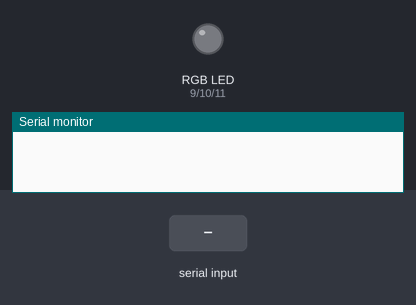
A sketch run on a simulated Arduino Uno, built with avr-gcc and run on an emulated ATmega328P. Shown: an RGB LED mixed from three pins (HIGH = lit), the last lines printed to the serial monitor. The inputs (shaded band) are chosen by the test bench. Dim RGB values are drawn brighter than linear.

Above: at 1.2 s.
1.3 s: "90,45,200\n" received over Serial
At 2.0 s:
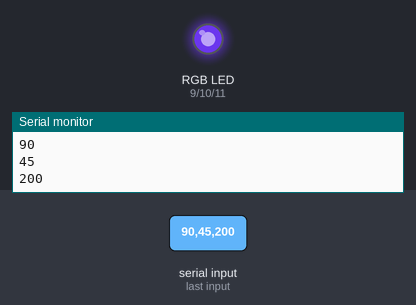
2.8 s: "30,150,10\n" received over Serial
At 3.2 s:
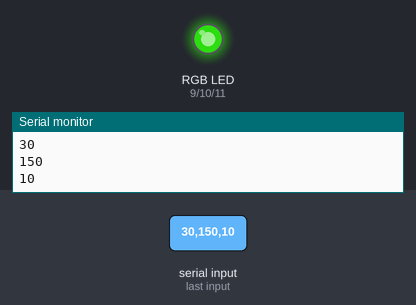
4.3 s: "90,45\n" received over Serial
At 6.1 s:
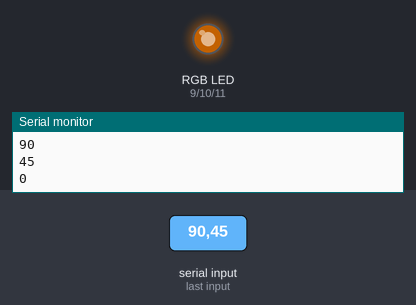
6.8 s: "5\n" received over Serial
At 9.6 s:
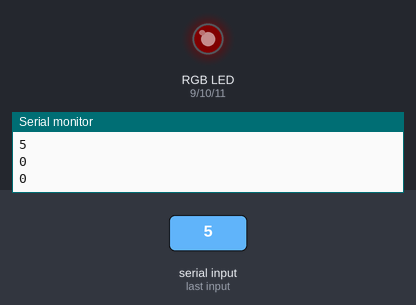
9.8 s: "1,90\n" received over Serial
At 11.4 s:
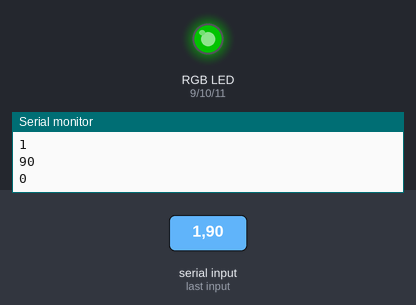
12.3 s: "30,150\n" received over Serial
At 14.6 s:
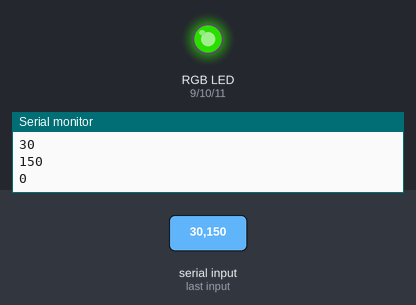
Timing chart, 0 to 15.8 s (numbered marks = the images above; inputs shaded):
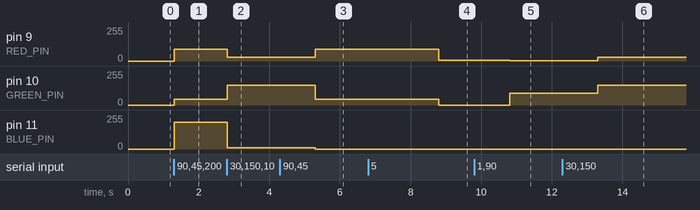

The sketch:

RGBLED_Helloworld.ino
```cpp
//int RED_PIN   = A3;
//int GREEN_PIN = A4;
//int BLUE_PIN  = A5;
int RED_PIN   = 9;
int GREEN_PIN = 10;
int BLUE_PIN  = 11;
int red_val;
int blu_val;
int grn_val;

void setup() {
  pinMode(RED_PIN,OUTPUT);
  pinMode(GREEN_PIN,OUTPUT);
  pinMode(BLUE_PIN,OUTPUT);
  Serial.begin(9600);
}

void loop() {
  if (Serial.available() > 0) {
    red_val = Serial.parseInt();
    Serial.read(); //read over comma

    grn_val = Serial.parseInt();
    Serial.read(); // read over comma

    blu_val = Serial.parseInt();
    while (Serial.available() > 0) {
      Serial.read();
    }
    setColor(red_val,grn_val,blu_val);
    Serial.println(red_val);
    Serial.println(grn_val);
    Serial.println(blu_val);
  }
}

void setColor(int red, int green, int blue) {
  analogWrite(RED_PIN,red);
  analogWrite(GREEN_PIN,green);
  analogWrite(BLUE_PIN,blue);
}
```

Measured:
- after the input at 1.3 s, pin 9 (RED_PIN): 0/255 → 90/255 at once; pin 10 (GREEN_PIN): 0/255 → 45/255 at once; pin 11 (BLUE_PIN): 0/255 → 200/255 at once
- after the input at 2.8 s, pin 9 (RED_PIN): 90/255 → 30/255 at once; pin 10 (GREEN_PIN): 45/255 → 150/255 at once; pin 11 (BLUE_PIN): 200/255 → 10/255 at once
- after the input at 4.3 s, pin 9 (RED_PIN): 30/255 → 90/255 after 1.0 s; pin 10 (GREEN_PIN): 150/255 → 45/255 after 1.0 s; pin 11 (BLUE_PIN): 10/255 → 0/255 after 1.0 s
- after the input at 6.8 s, pin 9 (RED_PIN): 90/255 → 5/255 after 2.0 s; pin 10 (GREEN_PIN): 45/255 → 0/255 after 2.0 s
- after the input at 9.8 s, pin 9 (RED_PIN): 5/255 → 1/255 after 1.0 s; pin 10 (GREEN_PIN): 0/255 → 90/255 after 1.0 s
- after the input at 12.3 s, pin 9 (RED_PIN): 1/255 → 30/255 after 1.0 s; pin 10 (GREEN_PIN): 90/255 → 150/255 after 1.0 s
